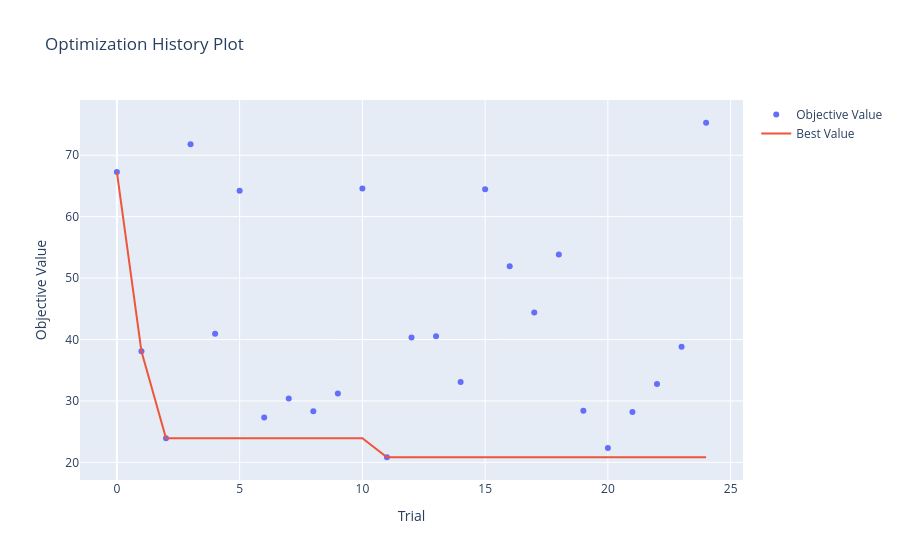

The notebook cell saved with this chart:
### Code cell
op.visualization.plot_optimization_history(study).show()

### Figure 1 — Plotly figure (JSON) as saved in the notebook; plotly's stock layout.template omitted (floating-point values rounded to 4 significant figures)
{"data": [{"mode": "markers", "name": "Objective Value", "type": "scatter", "x": [0, 1, 2, 3, 4, 5, 6, 7, 8, 9, 10, 11, 12, 13, 14, 15, 16, 17, 18, 19, 20, 21, 22, 23, 24], "y": [67.26, 38.07, 23.93, 71.79, 40.94, 64.2, 27.32, 30.42, 28.31, 31.22, 64.6, 20.83, 40.34, 40.52, 33.07, 64.45, 51.93, 44.41, 53.84, 28.39, 22.36, 28.19, 32.76, 38.84, 75.29]}, {"mode": "lines", "name": "Best Value", "type": "scatter", "x": [0, 1, 2, 3, 4, 5, 6, 7, 8, 9, 10, 11, 12, 13, 14, 15, 16, 17, 18, 19, 20, 21, 22, 23, 24], "y": [67.26, 38.07, 23.93, 23.93, 23.93, 23.93, 23.93, 23.93, 23.93, 23.93, 23.93, 20.83, 20.83, 20.83, 20.83, 20.83, 20.83, 20.83, 20.83, 20.83, 20.83, 20.83, 20.83, 20.83, 20.83]}, {"marker": {"color": "#cccccc"}, "mode": "markers", "name": "Infeasible Trial", "showlegend": false, "type": "scatter", "x": [], "y": []}], "layout": {"title": {"text": "Optimization History Plot"}, "xaxis": {"title": {"text": "Trial"}}, "yaxis": {"title": {"text": "Objective Value"}}}}
